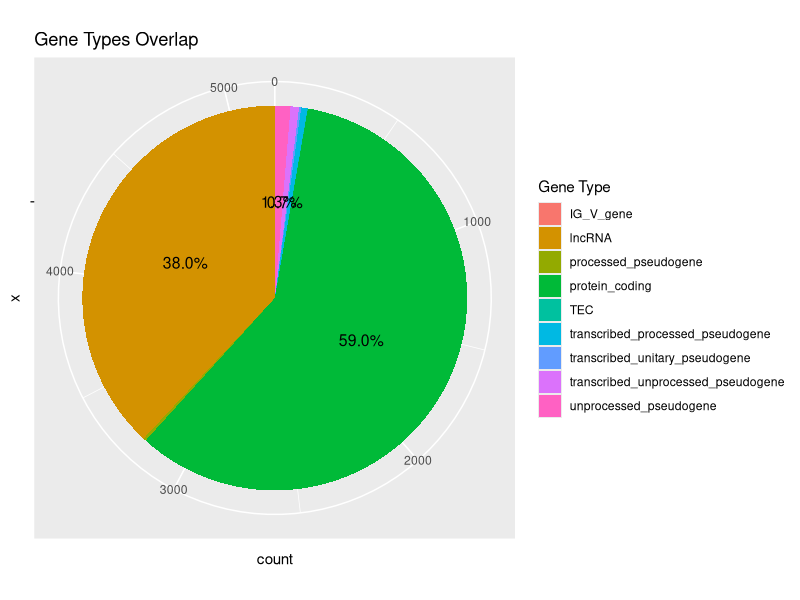
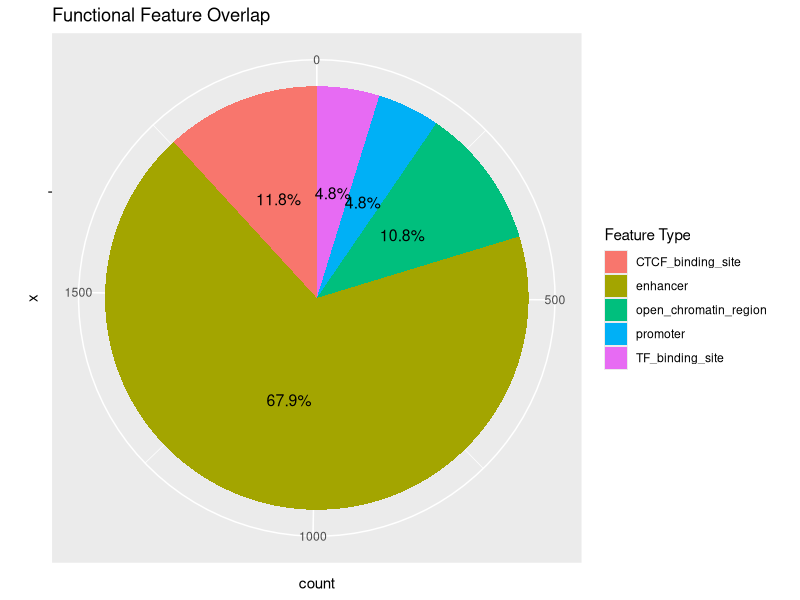

Write the R code that produced these figures, in order.
library(ggplot2)
library(ggrepel)

# 数据A
data_A <- data.frame(
  gene_type = c("IG_V_gene","lncRNA", "processed_pseudogene", "protein_coding", 
                "transcribed_processed_pseudogene", "transcribed_unitary_pseudogene",
                "transcribed_unprocessed_pseudogene", "TEC", 
                "unprocessed_pseudogene"),
  count = c(1,1976,12,3064,28,9,37,1,68)
)

# 数据B
data_B <- data.frame(
  feature_type = c("CTCF_binding_site", "enhancer", "open_chromatin_region", 
                   "promoter", "TF_binding_site"),
  count = c(235,1351, 214, 95, 95)
)

# 计算数据A的百分比
data_A$percentage <- (data_A$count / sum(data_A$count)) * 100
data_A$label <- ifelse(data_A$percentage > 0.6, sprintf("%.1f%%", data_A$percentage), "")

# 计算数据B的百分比
data_B$percentage <- (data_B$count / sum(data_B$count)) * 100

pdf("run5_fimo-high-attention_sequence-overlap_pie-plotshow.pdf")
# 绘制数据A的饼图
ggplot(data_A, aes(x = "", y = count, fill = gene_type)) +
  geom_bar(width = 1, stat = "identity") +
  coord_polar(theta = "y") +
  labs(title = "Gene Types Overlap", fill = "Gene Type") +
  geom_text(aes(label = label), position = position_stack(vjust = 0.5), color = "black",size=4)

# 绘制数据B的饼图
ggplot(data_B, aes(x = "", y = count, fill = feature_type)) +
  geom_bar(width = 1, stat = "identity") +
  coord_polar(theta = "y") +
  labs(title = "Functional Feature Overlap", fill = "Feature Type") +
  geom_text(aes(label = sprintf("%.1f%%", percentage)), position = position_stack(vjust = 0.5), color = "black",size=4)

dev.off()

